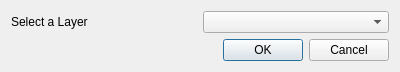
<?xml version="1.0" encoding="UTF-8"?>
<ui version="4.0">
 <class>StreckenkmFinderDialogBase</class>
 <widget class="QDialog" name="StreckenkmFinderDialogBase">
  <property name="geometry">
   <rect>
    <x>0</x>
    <y>0</y>
    <width>400</width>
    <height>72</height>
   </rect>
  </property>
  <property name="windowTitle">
   <string>DB_Streckenkm</string>
  </property>
  <layout class="QGridLayout" name="gridLayout">
   <item row="0" column="0">
    <widget class="QLabel" name="label">
     <property name="text">
      <string>Select a Layer</string>
     </property>
    </widget>
   </item>
   <item row="0" column="1">
    <widget class="QComboBox" name="comboBox"/>
   </item>
   <item row="1" column="0" colspan="2">
    <widget class="QDialogButtonBox" name="button_box">
     <property name="orientation">
      <enum>Qt::Horizontal</enum>
     </property>
     <property name="standardButtons">
      <set>QDialogButtonBox::Cancel|QDialogButtonBox::Ok</set>
     </property>
    </widget>
   </item>
  </layout>
 </widget>
 <resources/>
 <connections>
  <connection>
   <sender>button_box</sender>
   <signal>accepted()</signal>
   <receiver>StreckenkmFinderDialogBase</receiver>
   <slot>accept()</slot>
   <hints>
    <hint type="sourcelabel">
     <x>20</x>
     <y>20</y>
    </hint>
    <hint type="destinationlabel">
     <x>20</x>
     <y>20</y>
    </hint>
   </hints>
  </connection>
  <connection>
   <sender>button_box</sender>
   <signal>rejected()</signal>
   <receiver>StreckenkmFinderDialogBase</receiver>
   <slot>reject()</slot>
   <hints>
    <hint type="sourcelabel">
     <x>20</x>
     <y>20</y>
    </hint>
    <hint type="destinationlabel">
     <x>20</x>
     <y>20</y>
    </hint>
   </hints>
  </connection>
 </connections>
</ui>
